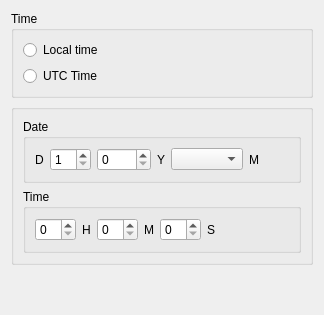
<?xml version="1.0" encoding="UTF-8"?>
<ui version="4.0">
 <class>CTimeDialog</class>
 <widget class="QWidget" name="CTimeDialog">
  <property name="geometry">
   <rect>
    <x>0</x>
    <y>0</y>
    <width>324</width>
    <height>315</height>
   </rect>
  </property>
  <property name="windowTitle">
   <string>Dialog</string>
  </property>
  <layout class="QVBoxLayout" name="verticalLayout_5">
   <item>
    <layout class="QVBoxLayout" name="verticalLayout_9">
     <item>
      <widget class="QGroupBox" name="groupBox">
       <property name="title">
        <string>Time</string>
       </property>
       <layout class="QVBoxLayout" name="verticalLayout_3">
        <item>
         <layout class="QVBoxLayout" name="verticalLayout_6">
          <item>
           <widget class="QRadioButton" name="radioButton">
            <property name="text">
             <string>Local time</string>
            </property>
           </widget>
          </item>
          <item>
           <widget class="QRadioButton" name="radioButton_2">
            <property name="text">
             <string>UTC Time</string>
            </property>
           </widget>
          </item>
         </layout>
        </item>
       </layout>
      </widget>
     </item>
     <item>
      <widget class="QGroupBox" name="groupBox_2">
       <property name="title">
        <string/>
       </property>
       <layout class="QVBoxLayout" name="verticalLayout_4">
        <item>
         <layout class="QVBoxLayout" name="verticalLayout_7">
          <item>
           <widget class="QGroupBox" name="groupBox_3">
            <property name="title">
             <string>Date</string>
            </property>
            <layout class="QVBoxLayout" name="verticalLayout">
             <item>
              <layout class="QHBoxLayout" name="horizontalLayout">
               <item>
                <widget class="QLabel" name="label_3">
                 <property name="text">
                  <string>D</string>
                 </property>
                 <property name="alignment">
                  <set>Qt::AlignCenter</set>
                 </property>
                </widget>
               </item>
               <item>
                <widget class="QSpinBox" name="spinBox_2">
                 <property name="minimum">
                  <number>1</number>
                 </property>
                 <property name="maximum">
                  <number>31</number>
                 </property>
                </widget>
               </item>
               <item>
                <widget class="QSpinBox" name="spinBox">
                 <property name="maximum">
                  <number>9999</number>
                 </property>
                </widget>
               </item>
               <item>
                <widget class="QLabel" name="label">
                 <property name="text">
                  <string>Y</string>
                 </property>
                 <property name="alignment">
                  <set>Qt::AlignCenter</set>
                 </property>
                </widget>
               </item>
               <item>
                <widget class="QComboBox" name="comboBox"/>
               </item>
               <item>
                <widget class="QLabel" name="label_2">
                 <property name="text">
                  <string>M</string>
                 </property>
                 <property name="alignment">
                  <set>Qt::AlignCenter</set>
                 </property>
                </widget>
               </item>
               <item>
                <spacer name="horizontalSpacer_8">
                 <property name="orientation">
                  <enum>Qt::Horizontal</enum>
                 </property>
                 <property name="sizeHint" stdset="0">
                  <size>
                   <width>40</width>
                   <height>20</height>
                  </size>
                 </property>
                </spacer>
               </item>
              </layout>
             </item>
            </layout>
           </widget>
          </item>
          <item>
           <widget class="QGroupBox" name="groupBox_4">
            <property name="title">
             <string>Time</string>
            </property>
            <layout class="QVBoxLayout" name="verticalLayout_2">
             <item>
              <layout class="QHBoxLayout" name="horizontalLayout_2">
               <item>
                <widget class="QSpinBox" name="spinBox_3">
                 <property name="maximum">
                  <number>23</number>
                 </property>
                </widget>
               </item>
               <item>
                <widget class="QLabel" name="label_4">
                 <property name="text">
                  <string>H</string>
                 </property>
                 <property name="alignment">
                  <set>Qt::AlignCenter</set>
                 </property>
                </widget>
               </item>
               <item>
                <widget class="QSpinBox" name="spinBox_5">
                 <property name="maximum">
                  <number>59</number>
                 </property>
                </widget>
               </item>
               <item>
                <widget class="QLabel" name="label_5">
                 <property name="text">
                  <string>M</string>
                 </property>
                 <property name="alignment">
                  <set>Qt::AlignCenter</set>
                 </property>
                </widget>
               </item>
               <item>
                <widget class="QSpinBox" name="spinBox_4">
                 <property name="maximum">
                  <number>59</number>
                 </property>
                </widget>
               </item>
               <item>
                <widget class="QLabel" name="label_6">
                 <property name="text">
                  <string>S</string>
                 </property>
                 <property name="alignment">
                  <set>Qt::AlignCenter</set>
                 </property>
                </widget>
               </item>
               <item>
                <spacer name="horizontalSpacer_9">
                 <property name="orientation">
                  <enum>Qt::Horizontal</enum>
                 </property>
                 <property name="sizeHint" stdset="0">
                  <size>
                   <width>40</width>
                   <height>20</height>
                  </size>
                 </property>
                </spacer>
               </item>
              </layout>
             </item>
            </layout>
           </widget>
          </item>
         </layout>
        </item>
       </layout>
      </widget>
     </item>
    </layout>
   </item>
   <item>
    <spacer name="verticalSpacer">
     <property name="orientation">
      <enum>Qt::Vertical</enum>
     </property>
     <property name="sizeHint" stdset="0">
      <size>
       <width>20</width>
       <height>40</height>
      </size>
     </property>
    </spacer>
   </item>
  </layout>
 </widget>
 <resources/>
 <connections/>
</ui>
